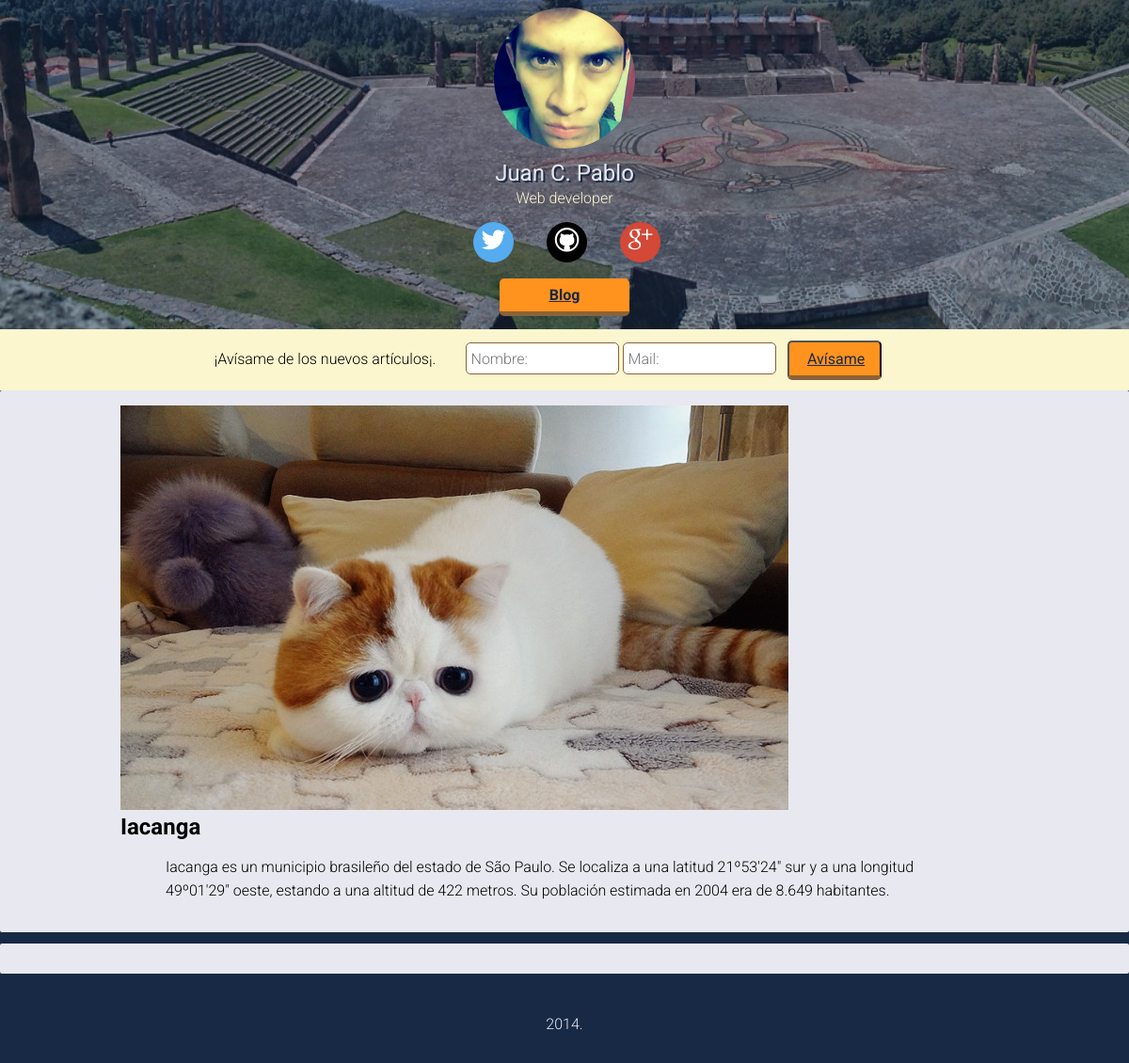
The page /blog/iacanga/ on the database its author committed.
### nuevoBlog/models.py (models this page shows, shortened)
class Articulo(models.Model):
	titulo = models.CharField(max_length=200)
	contenido = models.TextField()
	imagen = models.ImageField(upload_to="nuevoBlog/static/images-articles/")
	slug = models.SlugField(editable=False)
	fecha = models.DateTimeField()
	class Meta:
		ordering = ["-fecha"]

### nuevoBlog/views.py (the view)
# urls.py: url(r'^blog/(?P<slug>[-\w]+)/$', ArticuloDetailView.as_view()),
class ArticuloDetailView(DetailView):
	template_name = 'detalle.html'
	model = Articulo

### nuevoBlog/templates/detalle.html (shortened to what this page needs)
{% extends "base.html" %}
	{% block content %}
		<article class="item">
			<img src="{{ object.imagen.url }}">
			<h2>{{ object.titulo }}</h2>
			<p>{{ object.contenido }}</p>
		</article>
		<article class="item">
		</article>
	{% endblock %}

### nuevoBlog/static/css/estilos.css (style rules this page uses)
html { font-family:sans-serif;-ms-text-size-adjust:100%;-webkit-text-size-adjust:100% }
body { margin:0 }
article,aside,details,figcaption,figure,footer,header,hgroup,main,nav,section,summary { display:block }
img { border:0 }
body { background-color:#182945;font-family:'Roboto',sans-serif;font-size:16px;font-weight:300;width:100% }
section article h2 { margin:0;padding:0 0 }
p { line-height:25px;padding:0 1em }
.item { background-color:#e8e8f0;-webkit-border-radius:2px;border-radius:2px;padding:0 .5em 1.2em .5em;margin:0 0 .5em 0;-webkit-box-sizing:border-box;-moz-box-sizing:border-box;box-sizing:border-box;width:100% }
@media screen and (min-width:760px) { p { padding:0 3em } }
@media screen and (min-width:760px) { .item { border:0;display:inline-block;width:100%;overflow:hidden;text-align:left } }
@media screen and (min-width:1000px) { .item { padding:1em 8em } }

### rows shown on the page
Articulo: imagen (picture), titulo "Iacanga", contenido "Iacanga es un municipio brasileño del estado de São Paulo. Se localiza a una latitud 21º53'24\" sur y a una longitud 49º01'29\" oeste, estando a una altitud de 422 metros. Su población estimada en 2004 era de 8.649 habitantes."
